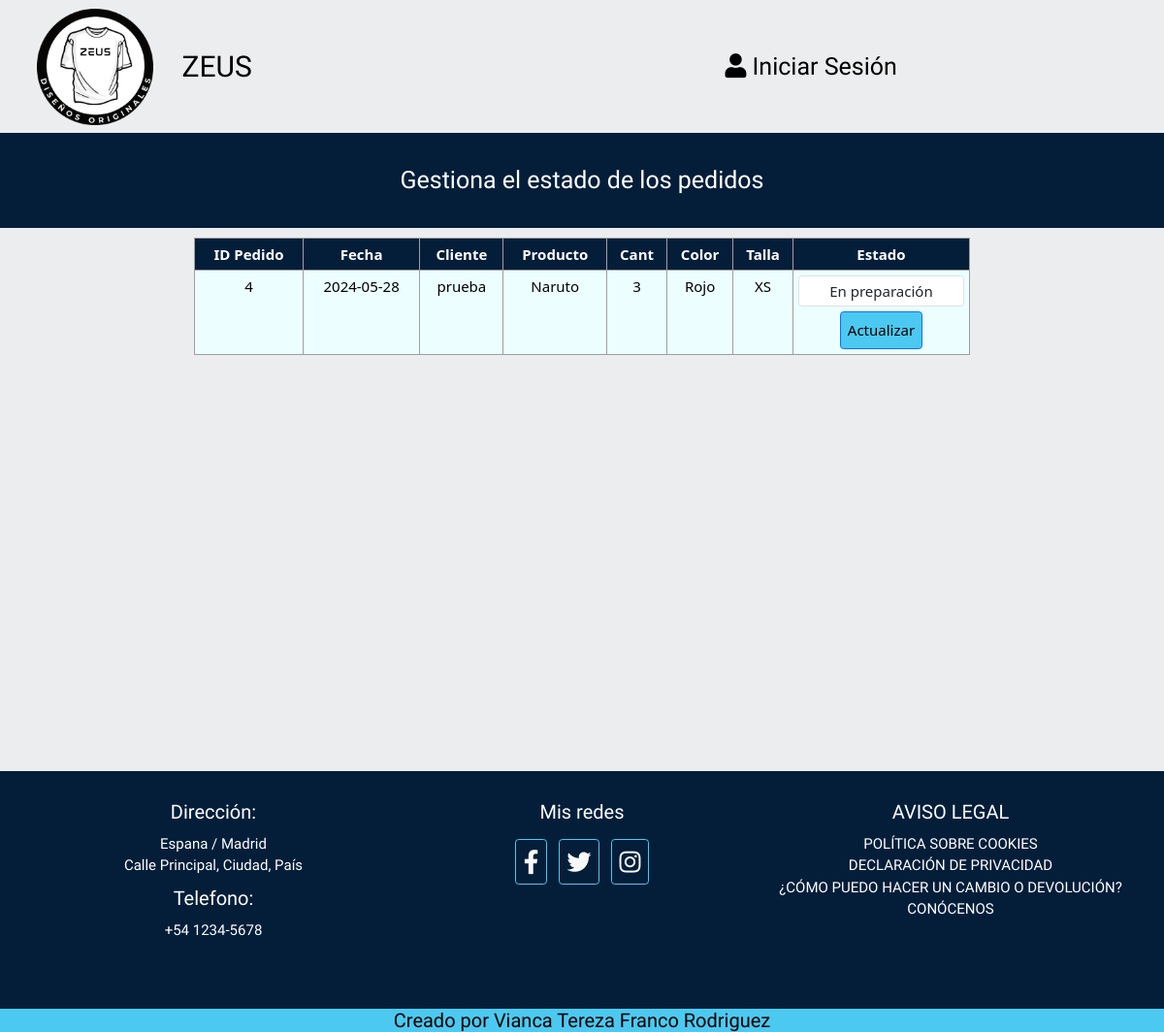
The app's page /admin/pedidos-tienda.php with its own data.
### tables this page shows
CREATE TABLE `pedidos` (
  `id_pedido` int NOT NULL AUTO_INCREMENT,
  `fecha` date NOT NULL COMMENT 'fecha donde se realizo el pedido, de tipo date.',
  `id_cliente` int NOT NULL COMMENT 'Fk de la tabla clientes , de tipo INT con indice Index.',
  `id_producto` int NOT NULL COMMENT 'Fk de la tabla productos, de tipo INT con indice Index.',
  `cantidad_producto` int NOT NULL,
  `estado_pedido` varchar(50) DEFAULT 'en preparación',
  `id_color` int NOT NULL,
  `id_talla` int NOT NULL,
  PRIMARY KEY (`id_pedido`),
  KEY `id_producto` (`id_producto`),
  KEY `id_pedido` (`id_cliente`,`id_producto`) USING BTREE,
  KEY `idx_pedido` (`id_pedido`),
  KEY `fk_id_color` (`id_color`),
  CONSTRAINT `pedidos_ibfk_1` FOREIGN KEY (`id_cliente`) REFERENCES `clientes` (`id_cliente`),
  CONSTRAINT `pedidos_ibfk_2` FOREIGN KEY (`id_producto`) REFERENCES `productos` (`id_producto`)
);

CREATE TABLE `clientes` (
  `id_cliente` int NOT NULL AUTO_INCREMENT COMMENT 'PK de la tabla clientes, de tipo primary autoincremental.',
  `nombre` varchar(45) NOT NULL COMMENT 'nombre del cliente. de tipo varchar.',
  `apellido` varchar(45) NOT NULL COMMENT 'apellido del cliente de tipo varchar.',
  `direccion` varchar(45) NOT NULL COMMENT 'direccion del cliente de tipo varchar.',
  `telefono` varchar(9) NOT NULL COMMENT 'telefono del cliente de tipo varchar.',
  `email` varchar(45) NOT NULL COMMENT 'email del cliente, de tipo varchar , con indice unique.',
  `contrasenia` varchar(60) NOT NULL COMMENT 'contraseña del cliente, de tipo varchar.',
  PRIMARY KEY (`id_cliente`),
  UNIQUE KEY `email` (`email`)
);

CREATE TABLE `productos` (
  `id_producto` int NOT NULL COMMENT 'PK de la tabla producto , de indice Primary',
  `nombre` varchar(45) NOT NULL COMMENT 'nombre del producto, de tipo Varchar.',
  `precio` double(10,2) NOT NULL COMMENT 'precio del producto, de tipo double para almacenar los valores reales en doble precisión.',
  `imagen` varchar(255) NOT NULL,
  PRIMARY KEY (`id_producto`),
  UNIQUE KEY `codigo_producto_UNIQUE` (`id_producto`),
  UNIQUE KEY `codigo` (`id_producto`),
  UNIQUE KEY `codigo_2` (`id_producto`),
  KEY `idx_producto` (`id_producto`)
);

CREATE TABLE `colores` (
  `id_color` int NOT NULL AUTO_INCREMENT,
  `nombre_color` varchar(50) NOT NULL,
  PRIMARY KEY (`id_color`),
  UNIQUE KEY `id_color_UNIQUE` (`id_color`)
);

CREATE TABLE `tallas` (
  `id_talla` int NOT NULL AUTO_INCREMENT,
  `numero_talla` varchar(50) NOT NULL,
  UNIQUE KEY `id_talla_UNIQUE` (`id_talla`)
);

### classes/pedido.php (called while the page is built, shortened)
<?php
class Pedido
{
    public static function selectAllPedidos()
    {
        try {
            $conexion = CamisetasDB::connectDB();
            $sql = "SELECT
            p.id_pedido AS id_pedido,
            p.fecha AS fecha,
            c.nombre as nombre_cliente,
            c.apellido as apellido_cliente,
            pr.nombre AS nombre_producto,
            co.nombre_color AS color,
            ta.numero_talla AS talla,
            p.cantidad_producto AS cantidad_producto,
            p.estado_pedido AS estado_pedido
        FROM pedidos p
        JOIN clientes c ON p.id_cliente = c.id_cliente
        JOIN producto_color_talla pct ON p.id_producto = pct.id_producto AND p.id_color = pct.id_color AND p.id_talla = pct.id_talla
        JOIN productos pr ON pct.id_producto = pr.id_producto
        JOIN colores co ON pct.id_color = co.id_color
        JOIN tallas ta ON pct.id_talla = ta.id_talla
        ORDER BY p.fecha;
    ";
            $stmt = $conexion->prepare($sql);
            $stmt->execute();
            $result = $stmt->fetchAll(PDO::FETCH_ASSOC);
            return $result;
        } catch (PDOException $e) {
            error_log("Error en la base de datos: " . $e->getMessage());
            return false;
        }
    }
}

### admin/pedidos-tienda.php (the view, shortened to what this page needs)
<?php
include_once '../classes/pedido.php';
$pedidos = Pedido::selectAllPedidos();
?>
<!DOCTYPE html>
<html lang="es">
<head>
    <?php include '../components/enlace.php'; ?>
</head>
<body>
    <?php include '../components/menu.php'; ?>
    <div class="publicidad">
        <p>Gestiona el estado de los pedidos</p>
    </div>
    <div class="contenedor-central-fondo">
        <div class="contenedor-central">
            <div class="col-12 col-md-8 mx-auto">
                <div class="pedidos">
                    <div class="table-responsive">
                        <table class="table">
                            <thead>
                                <tr>
                                    <th class="table-th">ID Pedido</th>
                                    <th class="table-th">Fecha</th>
                                    <th class="table-th">Cliente</th>
                                    <th class="table-th">Producto</th>
                                    <th class="table-th">Cant</th>
                                    <th class="table-th">Color</th>
                                    <th class="table-th">Talla</th>
                                    <th class="table-th">Estado</th>
                                </tr>
                            </thead>
                            <tbody>
                                <?php foreach ($pedidos as $pedido) : ?>
                                    <tr>
                                        <td class="table-td"><?php echo $pedido['id_pedido']; ?></td>
                                        <td class="table-td"><?php echo $pedido['fecha']; ?></td>
                                        <td class="table-td"><?php echo $pedido['nombre_cliente']; ?></td>
                                        <td class="table-td"><?php echo $pedido['nombre_producto']; ?></td>
                                        <td class="table-td"><?php echo $pedido['cantidad_producto']; ?></td>
                                        <td class="table-td"><?php echo $pedido['color']; ?></td>
                                        <td class="table-td"><?php echo $pedido['talla']; ?></td>
                                        <td class="table-td">
                                            <form action="<?php echo htmlspecialchars($_SERVER["PHP_SELF"]); ?>" method="post">
                                                <select name="estado_pedido" class="form-control estado-pedido">
                                                    <option value="En preparación" <?php if ($pedido['estado_pedido'] == "En preparación") echo 'selected'; ?>>En preparación</option>
                                                </select>
                                                <button type="submit" name="actualizar_estado_pedido" class="btn btn-primary actualizar">Actualizar</button>
                                            </form>
                                        </td>
                                    </tr>
                                <?php endforeach; ?>
                            </tbody>
                        </table>
                    </div>
                </div>
            </div>
        </div>
    </div>
    <?php include '../components/footer.php'; ?>
</body>
</html>

### css/estilos.css (style rules this page uses)
:root { --primario: #041e3a; --secundario: #4cc9f0; --terciario: #EBEDEF; --blanco: #FFF; --negro: #000; --fuentePrincipal: 'Staatliches'; }
html { box-sizing: border-box; font-size: 62.5%; }
html, body { height: 100%; margin: 0; padding: 0; }
*, *:before, *:after { box-sizing: inherit; }
body { background-color: var(--blanco); font-size: 1.6rem; line-height: 1.5; color: var(--negro); }
p { font-size: 2rem; font-family: var(--fuentePrincipal); }
.contenedor-central-fondo { background-color: var(--terciario); }
.contenedor-central { max-width: 120rem; margin: 0 auto; height: auto; padding-top: 1rem; overflow: hidden; padding-bottom: 2rem; min-height: 70vh; }
.publicidad p { text-align: center; padding: 10px; background-color: var(--primario); font-size: 2rem; font-family: Arial, Helvetica, sans-serif; color: var(--blanco); font-family: var(--fuentePrincipal); margin-bottom: 0; }
.btn.btn-primary { background-color: var(--secundario); color: var(--negro); font-size: 1.5rem; }
.form-control { text-align: center; }
.table th, .table td { border: 1px solid #9f9f9f; padding: 0px; text-align: center; font-size: 1rem; }
.table-th { background-color: var(--primario) !important; color: var(--blanco) !important; }
.table-td { background-color: #ecfeff !important; }
button.btn.btn-primary.actualizar { font-size: 1rem; padding: 0%; }
.estado-pedido { margin-bottom: 0.5rem; }
select.form-control.estado-pedido { font-size: 1rem !important; font-weight: 500; }
@media (min-width: 992px) { select.form-control.estado-pedido { font-size: 1.5rem !important; } }
@media (min-width: 992px) { button.btn.btn-primary.actualizar { font-size: 1.5rem; padding: 7px; } }
@media (min-width: 992px) { .table th, .table td { padding: 7px; font-size: 1.5rem; } }
@media (min-width: 992px) { .contenedor-central { max-width: 100%; } }
@media (min-width: 992px) { .publicidad p { padding: 30px; font-size: 2.5rem; } }
@media (min-width: 992px) { .table-th, .table-td { font-size: 1.5rem !important; } }

### records on screen
pedidos: id_pedido "4", fecha "2024-05-28", id_cliente.nombre "prueba", id_producto.nombre "Naruto", cantidad_producto "3", id_color.nombre_color "Rojo", id_talla.numero_talla "XS"
